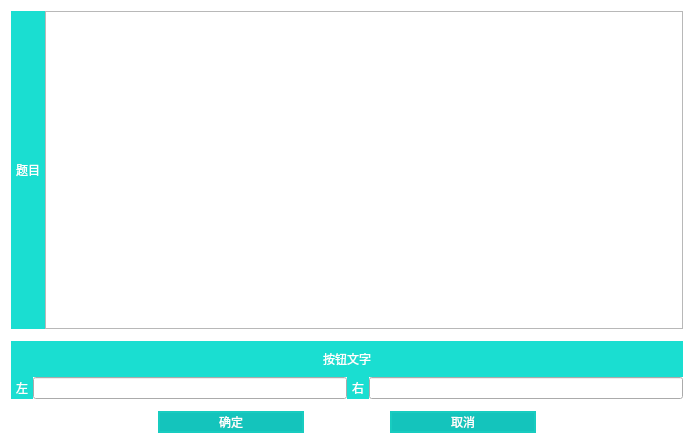
<?xml version="1.0" encoding="UTF-8"?>
<ui version="4.0">
 <class>QuesWhetherDialog</class>
 <widget class="QDialog" name="QuesWhetherDialog">
  <property name="geometry">
   <rect>
    <x>0</x>
    <y>0</y>
    <width>694</width>
    <height>444</height>
   </rect>
  </property>
  <property name="windowTitle">
   <string>编辑题目（判断题）</string>
  </property>
  <property name="styleSheet">
   <string notr="true">QDialog#QuesWhetherDialog{
	background-color: #FFFFFF;
}

QLabel{
	border: 2px solid rgb(26, 222, 209);
	color: #FFFFFF;
	background-color: rgb(26, 222, 209);
}

QPushButton{
	color: #FFFFFF;
	border: 2px solid rgb(24, 204, 192);
	background-color: rgb(20,196,188);
}
QPushButton:hover{
	background-color: rgb(22,218,208);
}
QPushButton:pressed{
	background-color: rgb(17,171,164);
}</string>
  </property>
  <layout class="QVBoxLayout" name="verticalLayout_2" stretch="1,0,0">
   <property name="spacing">
    <number>12</number>
   </property>
   <item>
    <layout class="QHBoxLayout" name="layoutQues">
     <property name="spacing">
      <number>0</number>
     </property>
     <item>
      <widget class="QLabel" name="labelQues">
       <property name="text">
        <string>题目</string>
       </property>
      </widget>
     </item>
     <item>
      <widget class="QPlainTextEdit" name="editQues"/>
     </item>
    </layout>
   </item>
   <item>
    <layout class="QVBoxLayout" name="layoutText" stretch="0,0">
     <property name="spacing">
      <number>0</number>
     </property>
     <item>
      <widget class="QLabel" name="labelText">
       <property name="sizePolicy">
        <sizepolicy hsizetype="Preferred" vsizetype="Preferred">
         <horstretch>0</horstretch>
         <verstretch>0</verstretch>
        </sizepolicy>
       </property>
       <property name="minimumSize">
        <size>
         <width>0</width>
         <height>36</height>
        </size>
       </property>
       <property name="text">
        <string>按钮文字</string>
       </property>
       <property name="alignment">
        <set>Qt::AlignCenter</set>
       </property>
      </widget>
     </item>
     <item>
      <layout class="QHBoxLayout" name="horizontalLayout">
       <property name="spacing">
        <number>0</number>
       </property>
       <item>
        <widget class="QLabel" name="labelLeft">
         <property name="text">
          <string>左</string>
         </property>
        </widget>
       </item>
       <item>
        <widget class="QLineEdit" name="editLeft">
         <property name="sizePolicy">
          <sizepolicy hsizetype="Expanding" vsizetype="Fixed">
           <horstretch>0</horstretch>
           <verstretch>0</verstretch>
          </sizepolicy>
         </property>
        </widget>
       </item>
       <item>
        <widget class="QLabel" name="labelRight">
         <property name="text">
          <string>右</string>
         </property>
        </widget>
       </item>
       <item>
        <widget class="QLineEdit" name="editRight"/>
       </item>
      </layout>
     </item>
    </layout>
   </item>
   <item>
    <layout class="QHBoxLayout" name="layoutBtn" stretch="2,2,1,2,2">
     <item>
      <spacer name="horSpacerLeft">
       <property name="orientation">
        <enum>Qt::Horizontal</enum>
       </property>
       <property name="sizeType">
        <enum>QSizePolicy::Preferred</enum>
       </property>
       <property name="sizeHint" stdset="0">
        <size>
         <width>40</width>
         <height>20</height>
        </size>
       </property>
      </spacer>
     </item>
     <item>
      <widget class="QPushButton" name="btnOK">
       <property name="text">
        <string>确定</string>
       </property>
      </widget>
     </item>
     <item>
      <spacer name="horSpacerMid">
       <property name="orientation">
        <enum>Qt::Horizontal</enum>
       </property>
       <property name="sizeType">
        <enum>QSizePolicy::Preferred</enum>
       </property>
       <property name="sizeHint" stdset="0">
        <size>
         <width>40</width>
         <height>20</height>
        </size>
       </property>
      </spacer>
     </item>
     <item>
      <widget class="QPushButton" name="btnCancel">
       <property name="text">
        <string>取消</string>
       </property>
      </widget>
     </item>
     <item>
      <spacer name="horSpacerRight">
       <property name="orientation">
        <enum>Qt::Horizontal</enum>
       </property>
       <property name="sizeType">
        <enum>QSizePolicy::Preferred</enum>
       </property>
       <property name="sizeHint" stdset="0">
        <size>
         <width>40</width>
         <height>20</height>
        </size>
       </property>
      </spacer>
     </item>
    </layout>
   </item>
  </layout>
 </widget>
 <resources/>
 <connections>
  <connection>
   <sender>btnOK</sender>
   <signal>clicked()</signal>
   <receiver>QuesWhetherDialog</receiver>
   <slot>accept()</slot>
   <hints>
    <hint type="sourcelabel">
     <x>232</x>
     <y>418</y>
    </hint>
    <hint type="destinationlabel">
     <x>346</x>
     <y>221</y>
    </hint>
   </hints>
  </connection>
  <connection>
   <sender>btnCancel</sender>
   <signal>clicked()</signal>
   <receiver>QuesWhetherDialog</receiver>
   <slot>reject()</slot>
   <hints>
    <hint type="sourcelabel">
     <x>460</x>
     <y>418</y>
    </hint>
    <hint type="destinationlabel">
     <x>346</x>
     <y>221</y>
    </hint>
   </hints>
  </connection>
 </connections>
</ui>
